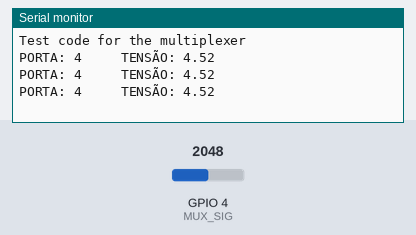
Simulated run of this sketch. Board: ESP32. On the bench: the last lines printed to the serial monitor. The inputs (shaded band) are chosen by the test bench; at power-on: GPIO 4 (MUX_SIG) = 2048.

Above: at 2.2 s.
2.3 s: GPIO 4 (MUX_SIG) set to 2866
At 2.9 s:
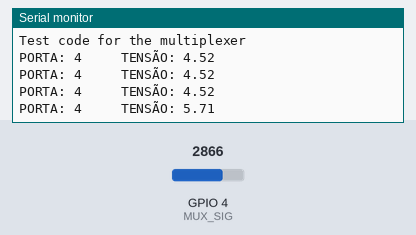
3.8 s: GPIO 4 (MUX_SIG) set to 3603
At 4.5 s:
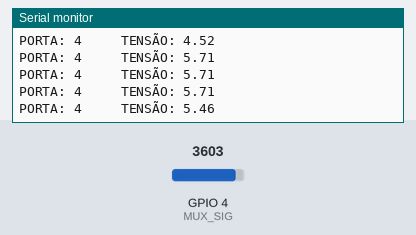
Timing chart, 0 to 6.8 s (numbered marks = the images above; inputs shaded):
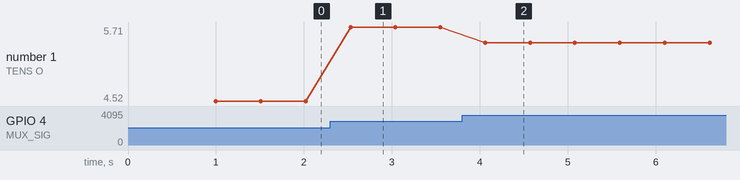

The sketch:

mux_test.ino
```cpp
// bibliotecas

#include <SPI.h>
#include <LoRa.h>
#include <Wire.h>
#include <TinyGPS++.h>
#include <HardwareSerial.h>
#include <Adafruit_ADS1015.h>

// General defines

#define BAUD 2000000  // BAUD serial rate

// Mux defines

#define S0 32 //MUX control pins
#define S1 14
#define S2 13
#define S3 0
#define MUX_EN 33 //MUX pin to turn on and off
#define MUX_SIG 4 //MUX input Pin

// polynomial coefficients

#define   p5 17.5938359490609
#define   p4  1.21697808640912
#define   p3  -0.000168313273959029
#define   p2  7.69758075646963e-08
#define   p1  -1.21956845031952e-11

//Conversion Ratios (Voltage Divider)

float DT1_RATIO = 19.333333333f;
float DT2_RATIO = 4.970588235f;
float DT3_RATIO = 28.5f;
float DT4_RATIO = 1.564102564f;
float DT5_RATIO = 1.552971576f; // VOLTAGE DIVIDER FOR THE POTENTIOMETER
// MUX input pins

 const int DMSMux = 0;
 const int ReverseMux = 1;
 const int OnOffMux = 2;
 const int CruiseMux = 3;
 const int PotMux = 4;
 const int CBMux = 5;
 const int BBMux = 6;
 const int BEMux = 7;
 const int CEMux = 8;
 const int ACS1Mux = 9;
 const int BatAMux = 10;
 const int PhotoMux = 11;
 const int BatBankMux = 12;
 const int ACS2Mux = 13;


// Functions

float polyfit(int value)
{
  float fittedReading;
  fittedReading = (value*value*value*value*p1)+(value*value*value*p2)+(value*value*p3) + (value*p4) + p5;
  return fittedReading;
}

float PotentiometerRead(){
  SetMuxChannel(PotMux);
  float readVoltage = (polyfit(analogRead(MUX_SIG)) * 3.3) / 4095;  //if analog read == 4095, it is reading 3.3V, so convert the reading from bits to Voltage

  return readVoltage * DT5_RATIO * 2; //Multiply by the ratio of the voltage divider to find the true voltage value
}

void SetMuxChannel ( int channel ) {

  digitalWrite(S0, channel>>0&1);
  digitalWrite(S1, channel>>1&1);
  digitalWrite(S2, channel>>2&1);
  digitalWrite(S3, channel>>3&1);
  delay(10);

}

char CSV_Separator(){
  return (' ; ');
}


void setup()
{
    //pinMode(PIN_POTENCIOMETER, INPUT);
  //MUX pins
  Serial.begin(BAUD);
  Serial.println("Test code for the multiplexer");
  pinMode(S0, OUTPUT);
  pinMode(S1, OUTPUT);
  pinMode(S2, OUTPUT);
  pinMode(S3, OUTPUT);
  pinMode(MUX_SIG, INPUT);

  digitalWrite(S0, LOW);
  digitalWrite(S1, LOW);
  digitalWrite(S2, LOW);
  digitalWrite(S3, LOW);
  delay(1000);
}

void loop()
{\


  Serial.print("PORTA: ");
  Serial.print(PotMux);
  Serial.print(" \t ");
  float readVoltage = PotentiometerRead();
  Serial.print(" TENSÃO: ");
  Serial.println(readVoltage);


  delay(500);
}
```

Measured:
- after the input at 2.3 s, the serial monitor: prints a new line after 0.23 s (image 1)
- after the input at 3.8 s, the serial monitor: prints a new line after 0.26 s (image 2)
- plotted number 1: 4.52 → 5.71 after the input at 2.3 s, 5.71 → 5.46 after the input at 3.8 s
